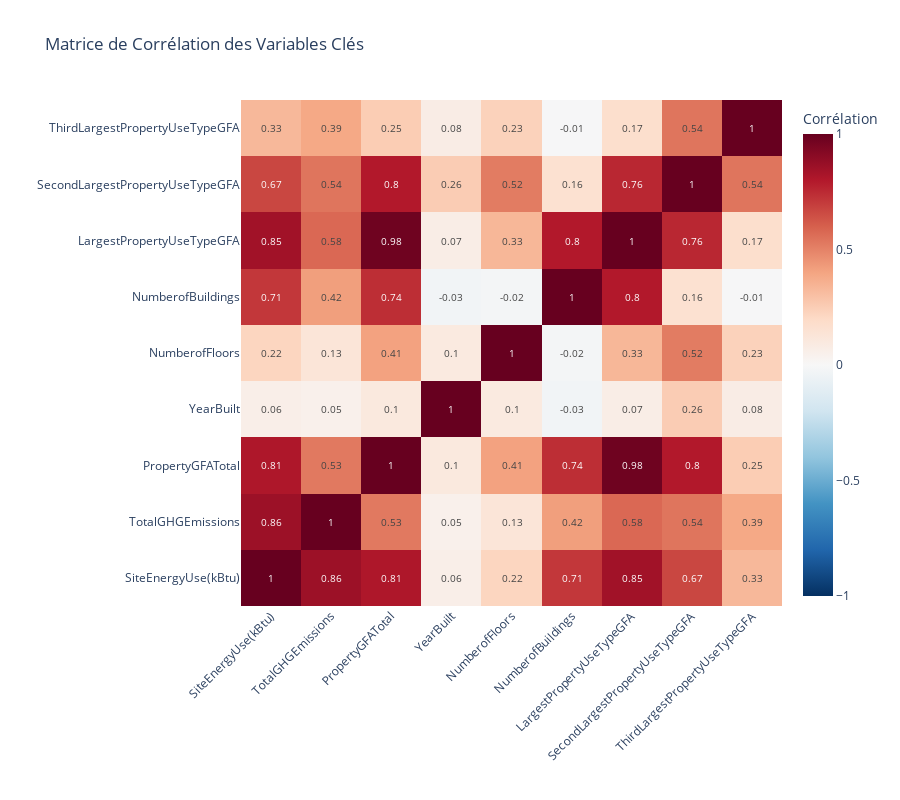

The notebook cell saved with this chart:
### Markdown cell above
#### 📊 Graphique 4 : Matrice de Corrélation (Heatmap)

**🎯 Objectif :** Visualiser d'un seul coup d'œil toutes les relations entre les variables numériques clés du dataset.

**Méthodologie :**

- **Variables sélectionnées** : Cibles énergétiques, caractéristiques structurelles et performances
- **Coefficient de Pearson** : Mesure la force et le sens de la relation linéaire entre deux variables (-1 à +1)
- **Lecture de la Heatmap** :
  - **Rouge foncé (proche de +1)** : Corrélation positive forte (quand l'une augmente, l'autre aussi)
  - **Bleu foncé (proche de -1)** : Corrélation négative forte (relation inverse)
  - **Blanc (proche de 0)** : Pas de corrélation linéaire

**Ce qu'on cherche :**

1. **Variables fortement corrélées aux cibles** (`SiteEnergyUse(kBtu)` ET `TotalGHGEmissions`) → Features prédictives puissantes
2. **Redondances** : Variables très corrélées entre elles → Risque de multicolinéarité (à éviter en modélisation)
3. **Relations inattendues** : Découvertes de patterns non évidents
4. **Comparaison des deux targets** : Identifier si les mêmes features prédisent l'énergie ET les émissions CO2

**💡 Utilité pour la Modélisation :**

- Sélectionner les features les plus pertinentes pour **chaque target** (Énergie ET CO2)
- Éviter d'inclure des variables redondantes qui n'apportent pas d'information supplémentaire
- Comprendre les mécanismes physiques sous-jacents (ex: Surface → Énergie → CO2)
- **Comparer les profils prédictifs** des deux targets pour adapter la stratégie de modélisation
- Valider que les deux targets ont suffisamment de corrélations avec les features disponibles

### Code cell
# Sélection des variables numériques pertinentes
# On garde les variables structurelles, énergétiques et d'usage
corr_cols = [
    "SiteEnergyUse(kBtu)",  # TARGET 1 : Consommation totale
    "TotalGHGEmissions",  # TARGET 2 : Émissions CO2
    "PropertyGFATotal",  # Surface totale (facteur principal)
    "YearBuilt",  # Âge du bâtiment (isolation, efficacité)
    "NumberofFloors",  # Hauteur (peut influencer chauffage/clim)
    "NumberofBuildings",  # Nombre de bâtiments dans le complexe
    "LargestPropertyUseTypeGFA",  # Surface du plus grand usage
    "SecondLargestPropertyUseTypeGFA",  # Surface du 2ème plus grand usage
    "ThirdLargestPropertyUseTypeGFA",  # Surface du 3ème plus grand usage
]

# Calcul de la matrice de corrélation (Pearson)
corr_matrix = df[corr_cols].corr()

fig_corr = go.Figure(
    data=go.Heatmap(
        z=corr_matrix.values,
        x=corr_matrix.columns,
        y=corr_matrix.columns,
        colorscale="RdBu_r",
        zmid=0,  # Centre de l'échelle à 0
        text=corr_matrix.values.round(2),  # Afficher les valeurs
        texttemplate="%{text}",
        textfont={"size": 10},
        colorbar=dict(title="Corrélation"),
    )
)

fig_corr.update_layout(
    title="Matrice de Corrélation des Variables Clés",
    xaxis_title="",
    yaxis_title="",
    width=900,
    height=800,
    xaxis=dict(tickangle=-45),  # Inclinaison des labels
)

fig_corr.show()


print("\n CORRÉLATIONS AVEC LES DEUX TARGETS POTENTIELLES :\n")

# Target 1 : Consommation d'énergie
print("⚡ TARGET 1 : SiteEnergyUse(kBtu) - Consommation énergétique")
target1_corr = corr_matrix["SiteEnergyUse(kBtu)"].sort_values(ascending=False)
for var, corr_value in target1_corr.items():
    if var != "SiteEnergyUse(kBtu)":  # Exclure la cible elle-même car toujours à 1.0
        print(f"   {var:30} : {corr_value:+.3f}")

# Target 2 : Émissions CO2
print("\n TARGET 2 : TotalGHGEmissions - Émissions de CO2")
target2_corr = corr_matrix["TotalGHGEmissions"].sort_values(ascending=False)
for var, corr_value in target2_corr.items():
    if var != "TotalGHGEmissions":
        print(f"   {var:30} : {corr_value:+.3f}")

print(
    "\n ANALYSE : Les deux targets sont fortement corrélées (+0.860), donc les mêmes features seront pertinentes."
)
print(
    "    Choix final : SiteEnergyUse(kBtu) et TotalGHGEmissions car 0% de valeurs manquantes."
)

### Figure 1 — Plotly figure (JSON) as saved in the notebook; plotly's stock layout.template omitted (floating-point values rounded to 4 significant figures)
{"data": [{"colorbar": {"title": {"text": "Corrélation"}}, "colorscale": [[0, "rgb(5,48,97)"], [0.1, "rgb(33,102,172)"], [0.2, "rgb(67,147,195)"], [0.3, "rgb(146,197,222)"], [0.4, "rgb(209,229,240)"], [0.5, "rgb(247,247,247)"], [0.6, "rgb(253,219,199)"], [0.7, "rgb(244,165,130)"], [0.8, "rgb(214,96,77)"], [0.9, "rgb(178,24,43)"], [1, "rgb(103,0,31)"]], "text": [[1.0, 0.86, 0.81, 0.06, 0.22, 0.71, 0.85, 0.67, 0.33], [0.86, 1.0, 0.53, 0.05, 0.13, 0.42, 0.58, 0.54, 0.39], [0.81, 0.53, 1.0, 0.1, 0.41, 0.74, 0.98, 0.8, 0.25], [0.06, 0.05, 0.1, 1.0, 0.1, -0.03, 0.07, 0.26, 0.08], [0.22, 0.13, 0.41, 0.1, 1.0, -0.02, 0.33, 0.52, 0.23], [0.71, 0.42, 0.74, -0.03, -0.02, 1.0, 0.8, 0.16, -0.01], [0.85, 0.58, 0.98, 0.07, 0.33, 0.8, 1.0, 0.76, 0.17], [0.67, 0.54, 0.8, 0.26, 0.52, 0.16, 0.76, 1.0, 0.54], [0.33, 0.39, 0.25, 0.08, 0.23, -0.01, 0.17, 0.54, 1.0]], "textfont": {"size": 10}, "texttemplate": "%{text}", "type": "heatmap", "x": ["SiteEnergyUse(kBtu)", "TotalGHGEmissions", "PropertyGFATotal", "YearBuilt", "NumberofFloors", "NumberofBuildings", "LargestPropertyUseTypeGFA", "SecondLargestPropertyUseTypeGFA", "ThirdLargestPropertyUseTypeGFA"], "y": ["SiteEnergyUse(kBtu)", "TotalGHGEmissions", "PropertyGFATotal", "YearBuilt", "NumberofFloors", "NumberofBuildings", "LargestPropertyUseTypeGFA", "SecondLargestPropertyUseTypeGFA", "ThirdLargestPropertyUseTypeGFA"], "z": [[1.0, 0.86, 0.8095, 0.06412, 0.2195, 0.7131, 0.846, 0.6706, 0.3299], [0.86, 1.0, 0.528, 0.051, 0.1296, 0.4185, 0.5755, 0.5391, 0.387], [0.8095, 0.528, 1.0, 0.1021, 0.4074, 0.7389, 0.9776, 0.8002, 0.2536], [0.06412, 0.051, 0.1021, 1.0, 0.09544, -0.03036, 0.06882, 0.2562, 0.07571], [0.2195, 0.1296, 0.4074, 0.09544, 1.0, -0.02354, 0.3348, 0.5198, 0.2344], [0.7131, 0.4185, 0.7389, -0.03036, -0.02354, 1.0, 0.7999, 0.1588, -0.007653], [0.846, 0.5755, 0.9776, 0.06882, 0.3348, 0.7999, 1.0, 0.7585, 0.1736], [0.6706, 0.5391, 0.8002, 0.2562, 0.5198, 0.1588, 0.7585, 1.0, 0.5385], [0.3299, 0.387, 0.2536, 0.07571, 0.2344, -0.007653, 0.1736, 0.5385, 1.0]], "zmid": 0}], "layout": {"height": 800, "title": {"text": "Matrice de Corrélation des Variables Clés"}, "width": 900, "xaxis": {"tickangle": -45, "title": {"text": ""}}, "yaxis": {"title": {"text": ""}}}}
